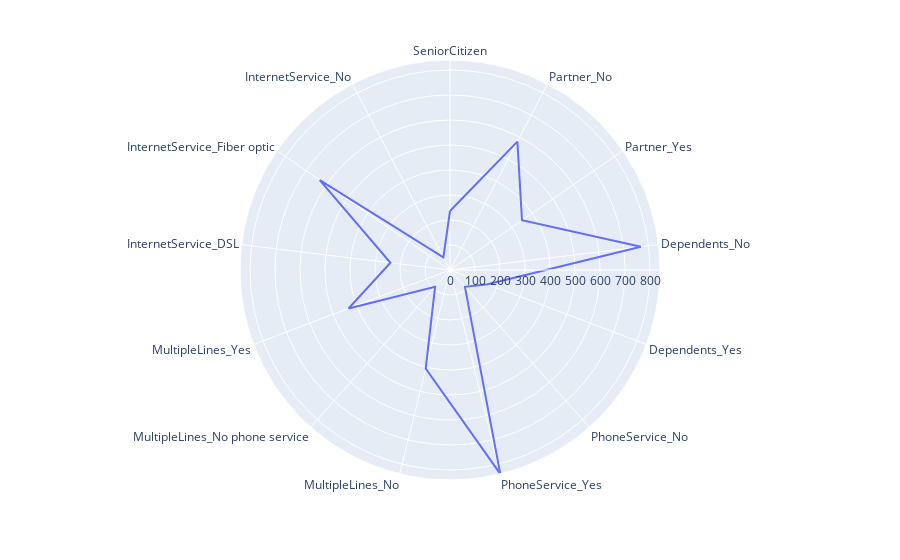

Source (notebook cell):
### Code cell
import plotly.express as px
import pandas as pd

fig = px.line_polar(df2, r=values_, theta=columns, line_close=True)
fig.show()

### Figure 1 — Plotly figure (JSON) as saved in the notebook; plotly's stock layout.template omitted (floating-point values rounded to 4 significant figures)
{"data": [{"hovertemplate": "r=%{r}<br>theta=%{theta}<extra></extra>", "legendgroup": "", "line": {"color": "#636efa", "dash": "solid"}, "mode": "lines", "name": "", "r": [236, 580, 350, 769, 161, 90, 840, 406, 90, 434, 240, 633, 57, 236], "showlegend": false, "subplot": "polar", "theta": ["SeniorCitizen", "Partner_No", "Partner_Yes", "Dependents_No", "Dependents_Yes", "PhoneService_No", "PhoneService_Yes", "MultipleLines_No", "MultipleLines_No phone service", "MultipleLines_Yes", "InternetService_DSL", "InternetService_Fiber optic", "InternetService_No", "SeniorCitizen"], "type": "scatterpolar"}], "layout": {"legend": {"tracegroupgap": 0}, "margin": {"t": 60}, "polar": {"angularaxis": {"direction": "clockwise", "rotation": 90}, "domain": {"x": [0, 1], "y": [0, 1]}}}}
